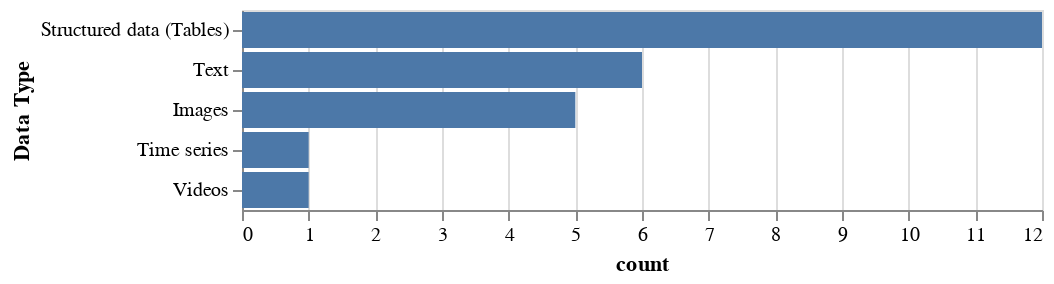

Notebook source saved alongside this figure:
### Code cell
plotMultiselect(df, 'Data: Type', 'Data Type')

### Figure 1 — Vega-Lite specification as saved in the notebook (floating-point values rounded to 4 significant figures)
{"config": {"view": {"continuousWidth": 400, "continuousHeight": 300}}, "data": {"name": "data-29540c3e7c70c984a0a8f928582f9add"}, "mark": "bar", "encoding": {"x": {"type": "quantitative", "axis": {"tickMinStep": 1}, "field": "count"}, "y": {"type": "nominal", "field": "Data Type", "sort": "-x"}}, "$schema": "https://vega.github.io/schema/vega-lite/v4.0.2.json", "datasets": {"data-29540c3e7c70c984a0a8f928582f9add": [{"Data Type": "Images", "count": 5}, {"Data Type": "Structured data (Tables)", "count": 12}, {"Data Type": "Text", "count": 6}, {"Data Type": "Time series", "count": 1}, {"Data Type": "Videos", "count": 1}]}}
